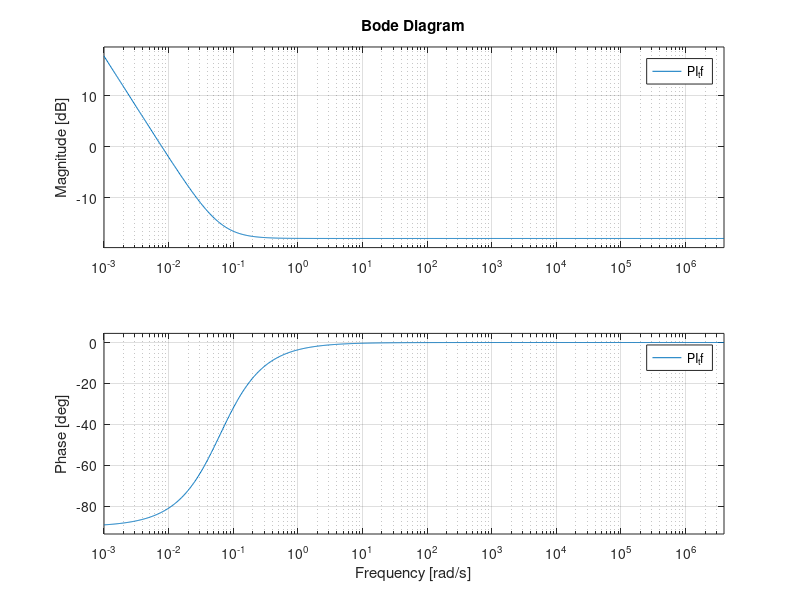

MATLAB code for this plot:
% loop filter cutoff
ki = 1;
ki_frac_bits = 8;
kp = 1;
kp_frac_bits = 4;
div_at_exit = 2;
target = 5E6;
loop_div = 4;

b0 = kp/(div_at_exit*2^kp_frac_bits);
b1 = ki/(div_at_exit*2^ki_frac_bits);

TS = 1/(target/loop_div);
N = 2*[(2*b0 + TS*b1)  (-2*b0 + TS*b1)];
D = [1 -1];

PI_tf = tf(N, D, TS);

bode(PI_tf);

%% error code to freq
pa_freq_sens = 1*b0*(258E6*(1/2^12));

inv_num = 383;
T_target = 1/target;

ro_freq_sens = 1*b0*(abs(1/(T_target - T_target/inv_num)-target) + abs(1/(T_target + T_target/inv_num)-target))/2;
